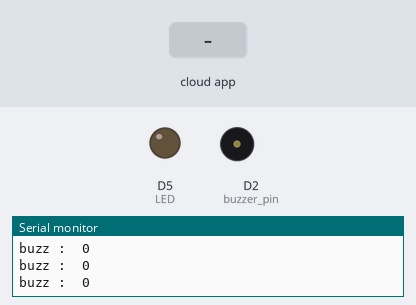
The sketch below on a simulated ESP8266 (NodeMCU). On the bench: output pins drawn as LEDs (lit = HIGH), buzzer (waves = sounding), the last lines printed to the serial monitor. The test bench sets the inputs (shaded band). WiFi joins after 1.5 s; servers stay silent unless stated; the Firebase database answers and starts empty.

Above: at 2.8 s.
2.9 s: the phone or cloud app sets buzz to 1
At 4.6 s:
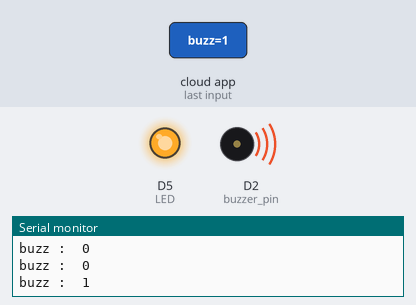
At 12.0 s:
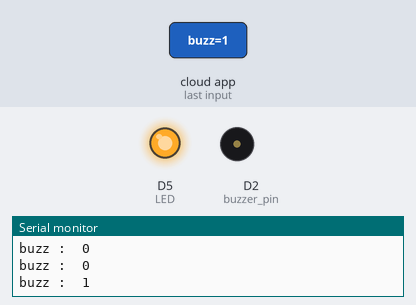
Timing chart, 0 to 13.1 s (numbered marks = the images above; inputs shaded):
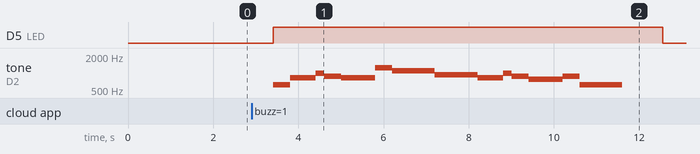

The sketch:

YHA_for_BEAR.ino
```cpp
//Harry Potter piezo music from http://www.instructables.com/id/Arduino-Harry-Potter-Theme-Song/

#include <ESP8266WiFi.h>
#include <ESP8266WebServer.h>
#include <FirebaseArduino.h>

#define FIREBASE_HOST "        " //ex. blah_blah_blah.firebaseio.com
#define FIREBASE_AUTH "        " //This is the Legacy Credential. Proj Settings/Service Accounts/Database Secret
#define WIFI_SSID "EWSD_Guest" //Change as needed
#define WIFI_PASSWORD "wifi@EWSD" //Change as needed

#define buzzerPin D2 //you don't have to use this pin

#define ESP8266_SSID_PREFIX "Bear" //The first part of the SSID that your esp8266 will broadcast, to quickly see it on a network.
ESP8266WebServer server;
//password must be at least 8 characters
const char WiFiAPPSK[] = "123455678"; //Personalized password

const char INDEX_HTML[] =
  "<!DOCTYPE HTML>"
  "<html>"
  "<head>"
  "<meta name = \"viewport\" content = \"width = device-width, initial-scale = 1.0, maximum-scale = 1.0, user-scalable=0\">"
  "<title>ESP8266</title>"
  "<style>"
    "body { background-color: #808080; font-family: Arial, Helvetica, Sans-Serif; Color: Maroon; }"
  "</style>"
  "</head>"
  "<body>"
  "<h1>ESP8266 Direct Access Demo</h1>"
  "<button onclick='toggleLED()'>Toggle LED</button>"
  "<button onclick='buzzBuzzer()'>Buzz Buzzer</button>"
  "<script>"
    "function toggleLED(){"
      "fetch('/toggleLED').then(stream=>stream.text()).then(text=>console.log(text))"
    "}"
    "function buzzBuzzer(){"
      "fetch('/buzzBuzzer').then(stream=>stream.text()).then(text=>console.log(text))"
    "}"
  "</script>"
  "</body>"
  "</html>";

int LED = D5; //You can always add more LEDs
int buzzer_pin = D2;

struct MusicStruct {  //I lifted this from online
  int A = 550;
  int As = 582;
  int B = 617;
  int C = 654;
  int Cs = 693;
  int D = 734;
  int Ds = 777;
  int E = 824;
  int F = 873;
  int Fs = 925;
  int G = 980;
  int Gs = 1003;
  int A2 = 1100;
  int A2s = 1165;
  int B2 = 1234;
  int C3 = 1308;
  int C3s = 1385;
  int D3 = 1555;
}Music;

struct LengthStruct {
  float half = 0.5;
  float one = 1.0;
  float one_half = 1.5;
  float two = 2.0;
  float two_half = 2.5;
}Length;

int tempo = 400;  //you don't need to mess with this variable

void setup()
{
  Serial.begin(115200); //to look at your serial monitor
  setupWiFi();

  pinMode(LED, OUTPUT);
  pinMode(buzzer_pin, OUTPUT);

  server.on("/",sendIndex);
  server.on("/toggleLED", toggleLED); //This is for your browser web page
  server.on("/buzzBuzzer", buzzBuzzer); //This is for your browser web page
  server.begin();
  Serial.println("");
  Serial.println("");
  Serial.print("Server running on http://192.168.4.1/");
  Serial.println("");

  Firebase.begin(FIREBASE_HOST, FIREBASE_AUTH);
  Firebase.setBool("share/buzz", false);
  if(Firebase.failed()){
    Serial.print("Firebase connection failed!");
    Serial.println("");
    Serial.print(Firebase.error());
  } else {
    Serial.print("Firebase connection success!");
  }
  Serial.println("");
}

int timePassed (int time) {
  int diff = 0;
  if (millis() <= time) {
    diff = (69666 - time) + millis();
  } else {
    diff = millis() - time;
  }
  return diff;
}

int checkFirebaseTime = 0;
bool buzz = false;

void loop()  //Added to stop the annoying beeping
{
  if (timePassed (checkFirebaseTime) >= 1000  && Firebase.success()) {
    buzz = Firebase.getBool("share/buzz");
    Serial.println();
    Serial.print("buzz :  ");
    Serial.print(buzz);
    if(buzz) buzzBuzzer();
    checkFirebaseTime = millis();
  }
  server.handleClient();
}

void sendIndex(){
  server.send(200,"text/html",INDEX_HTML);
}

void toggleLED(){
  digitalWrite(LED_BUILTIN,!digitalRead(LED_BUILTIN));
  //server.send(204,"");
  server.send(200,"text/plain","Toggle LED!\n");
}

void buzzBuzzer(){ //I created a function called harryPotter() that I'm calling here.  You can create your own function.
  //server.send(204,"");
  Firebase.setBool("share/buzz", false);
  server.send(200,"text/plain","Buzz Buzzer!\n");
  //tone( pin number, frequency in hertz, duration in milliseconds);
  digitalWrite(LED, HIGH); // turn LED on...I don't understand why HIGH means ON on this pin
  harryPotter();
  delay(450);
  digitalWrite(LED, LOW); //turn LED off
}

//Add this function
void setTone(int pin, int note, int duration) {
  tone(pin, note, duration);
  delay(duration);
  noTone(pin);
}

/*
 My harryPotter () function is below.
1.  Copy and paste it and give it a new name
2.  Experiment with notes and tempo
3.  Call the new function in the loop
 */

void harryPotter() {
  setTone(buzzer_pin, Music.B, tempo * Length.one);
  setTone(buzzer_pin, Music.E, tempo * Length.one_half);
  setTone(buzzer_pin, Music.G, tempo * Length.half);
  setTone(buzzer_pin, Music.F, tempo * Length.one);
  setTone(buzzer_pin, Music.E, tempo * Length.two);
  setTone(buzzer_pin, Music.B2, tempo * Length.one);
  setTone(buzzer_pin, Music.A2, tempo * Length.two_half);
  setTone(buzzer_pin, Music.Fs, tempo * Length.two_half);

  setTone(buzzer_pin, Music.E, tempo * Length.one_half);
  setTone(buzzer_pin, Music.G, tempo * Length.half);
  setTone(buzzer_pin, Music.F, tempo * Length.one);
  setTone(buzzer_pin, Music.Ds, tempo * Length.two);
  setTone(buzzer_pin, Music.F, tempo * Length.one);
  setTone(buzzer_pin, Music.B, tempo * Length.two_half);
  delay(500);
}

void setupWiFi()
{
  WiFi.mode(WIFI_AP_STA);
  //Set up Access Point
  WiFi.begin(WIFI_SSID, WIFI_PASSWORD);
  Serial.print("connecting");
  while (WiFi.status() != WL_CONNECTED) {
    Serial.print(".");
    delay(500);
  }
  Serial.println();
  Serial.print("Connected to ");
  Serial.println(WiFi.SSID());
  Serial.println();
  Serial.print("Local IP: ");
  Serial.println();
  Serial.println(WiFi.localIP());

  // Set up Station
  // Do a little work to get a unique-ish name. Append the
  // last two bytes of the MAC (HEX'd) to "Thing-":
  uint8_t mac[WL_MAC_ADDR_LENGTH];
  WiFi.softAPmacAddress(mac);
  String macID = String(mac[WL_MAC_ADDR_LENGTH - 2], HEX) +
                 String(mac[WL_MAC_ADDR_LENGTH - 1], HEX);
  macID.toUpperCase();
  String AP_NameString = ESP8266_SSID_PREFIX + macID;

  char AP_NameChar[AP_NameString.length() + 1];
  memset(AP_NameChar, 0, AP_NameString.length() + 1);

  for (int i=0; i<AP_NameString.length(); i++)
    AP_NameChar[i] = AP_NameString.charAt(i);
  //AP_NameChar is the SSID for the Wireless Access Point
  WiFi.softAP(AP_NameChar, WiFiAPPSK);
}
```

Measured:
- after the input at 2.9 s, D5 (LED): LOW → HIGH after 0.51 s, → LOW 9.2 s later; tone on D2 (buzzer_pin): plays 617 Hz for 0.40 s, 824 Hz for 0.60 s, 980 Hz for 0.20 s, 873 Hz for 0.40 s, 824 Hz for 0.80 s, 1234 Hz for 0.40 s … (14 notes in this stretch), starting after 0.51 s
